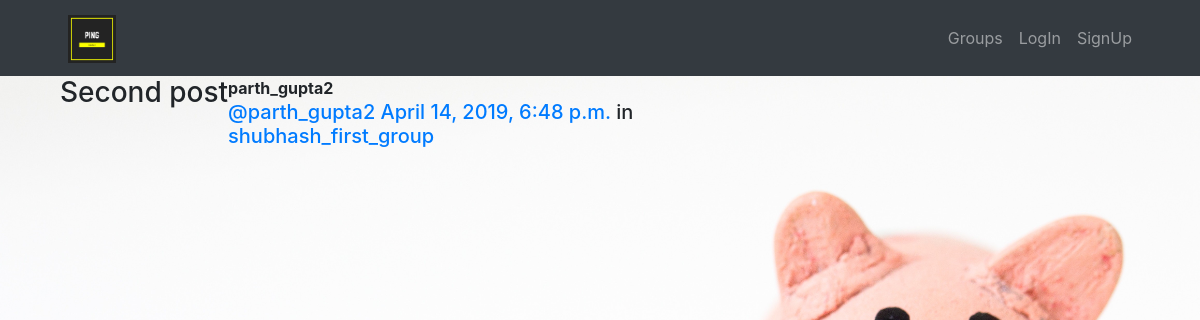
The app's page /posts/by/parth_gupta2/7 with its own data.
### posts/models.py (models this page shows, shortened)
class Post(models.Model):
    user = models.ForeignKey(User, related_name='posts', on_delete=models.CASCADE)
    created_at = models.DateTimeField(auto_now=True)
    message = models.TextField()
    message_html = models.TextField(editable=False)
    group = models.ForeignKey(Group,related_name='posts',null=True,blank=True, on_delete=models.CASCADE)
    class Meta:
        ordering = ['-created_at']  # For descending
        unique_together = ['user','message']

### groups/models.py (models this page shows, shortened)
class Group(models.Model):
    name = models.CharField(max_length=255,unique=True)
    slug = models.SlugField(allow_unicode=True,unique=True)
    description = models.TextField(blank=True,default='')
    description_html = models.TextField(editable=False,default='',blank=True)
    members = models.ManyToManyField(User,through='GroupMember')
    class Meta:
        ordering = ['name']

### posts/views.py (the view)
# urls.py: path("by/<username>/<int:pk>",views.PostDetail.as_view(),name="single"),
class PostDetail(SelectRelatedMixin, generic.DetailView):
    model = models.Post
    select_related = ("user", "group")
    def get_queryset(self):
        queryset = super().get_queryset()
        return queryset.filter(
            user__username__iexact=self.kwargs.get("username")
        )

### posts/templates/posts/post_detail.html
{% extends "posts/post_base.html" %}
{% block post_content %}
<div class="col-md-8">
    {% include "posts/_post.html" %}
</div>
{% endblock %}

### posts/templates/posts/_post.html (shortened to what this page needs)
<div class="post media">
	<h3>{{ post.message_html|safe }}</h3>
	<div class="media-body">
		<strong>{{ post.user.username }}</strong>
		<h5 class="media-heading">
			<span class="username"><a href="{% url 'posts:for_user' username=post.user.username %}">@{{ post.user.username }}</a></span>
			<time class="time"><a href="{% url 'posts:single' username=post.user.username pk=post.pk %}">{{ post.created_at }}</a></time>
			{% if post.group %}
			<span class="group-name">in <a href="#">{{ post.group.name }}</a></span>
			{% endif %}
		</h5>
	</div>
</div>

### records on screen
Post: message_html "Second post", user.username "parth_gupta2", created_at "April 14, 2019, 6:48 p.m.", group.name "shubhash_first_group"
